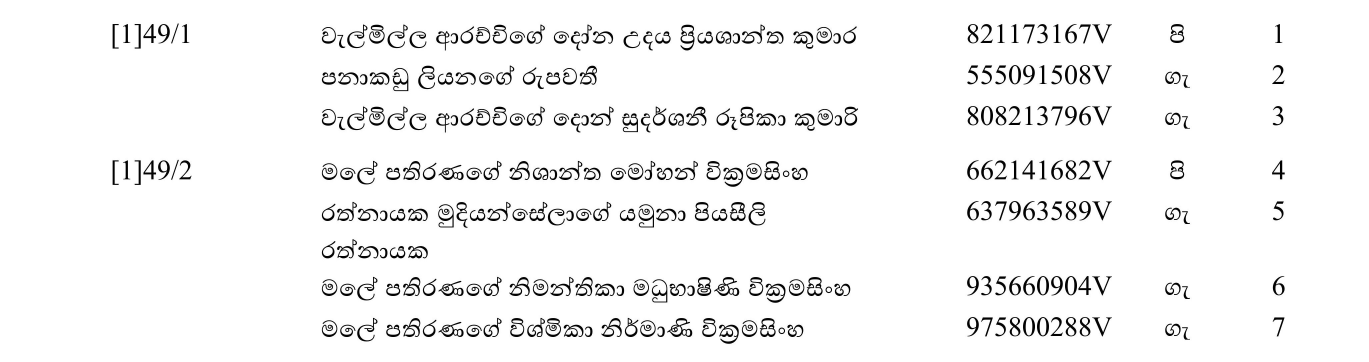
#> input picture page_1_cropped.jpg, 4107 x 1084 px (shown at 1/3 size)
$ jupyter execute --allow-errors 'Sinhala OCR Script New.ipynb'
#> lines starting #> are read from the running program, lines starting #| are printed output that depends on the picture; after the words box and inside, x2 and y2 are one past the last pixel; in counts of white or black regions, pixels touching at a corner belong together
[cell 1]
# !pip --version

[cell 2]
# !pip install pytesseract
# !pip install Pillow
# !pip install opencv-python
# !pip install matplotlib

[cell 3]
import pytesseract as tess
tess.pytesseract.tesseract_cmd = r'C:\Program Files\Tesseract-OCR\tesseract.exe'
from cv2 import cv2
from PIL import Image
import matplotlib.pyplot as plt

[cell 4]
im = cv2.imread('page_1_cropped.jpg')
#> im is the input picture: shape (1084, 4107, 3); min 0, max 255, mean 243.7

gray = cv2.cvtColor(im, cv2.COLOR_BGR2GRAY)
blur = cv2.GaussianBlur(gray, (9,9), 0)
# thresh2 = cv2.adaptiveThreshold(blur,255,cv2.ADAPTIVE_THRESH_GAUSSIAN_C, cv2.THRESH_BINARY_INV,11,30)
thresh2 = cv2.threshold(blur, 0, 255, cv2.THRESH_BINARY_INV + cv2.THRESH_OTSU)[1]
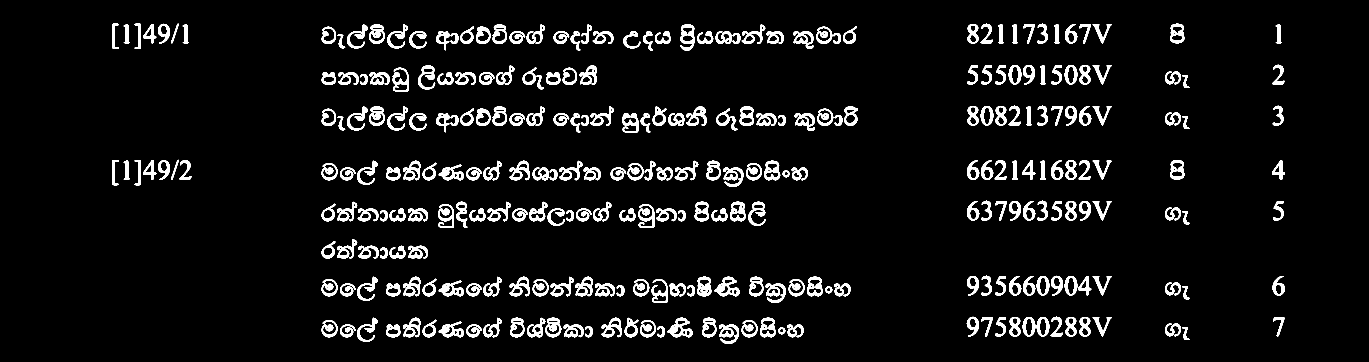
#> thresh2: shape (1084, 4107) (shown at 1/3 size); 6.1% white; 284 white regions, largest, box (x1, y1, x2, y2) and area: (2002, 953, 2077, 1012) 1892, (2143, 830, 2218, 889) 1889, (2170, 502, 2230, 561) 1698

# Dilate to combine adjacent text contours
kernel = cv2.getStructuringElement(cv2.MORPH_RECT, (9,9))
dilate = cv2.dilate(thresh2, kernel, iterations=4)
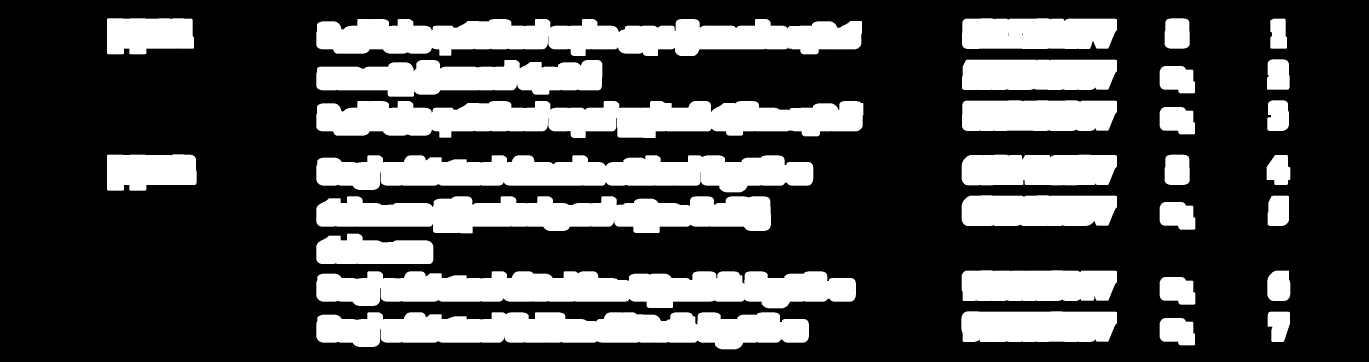
#> dilate: shape (1084, 4107) (shown at 1/3 size); 28.7% white; 31 white regions

# Find contours, highlight text areas, and extract ROIs
cnts = cv2.findContours(dilate, cv2.RETR_EXTERNAL, cv2.CHAIN_APPROX_SIMPLE)
#> cnts = 31 contours; largest, box (x1, y1, x2, y2) and area: (949, 303, 2590, 414) 135015, (949, 57, 2586, 168) 131943, (949, 814, 2568, 925) 131512, (949, 937, 2427, 1048) 119170, (949, 466, 2440, 577) 117786
cnts = cnts[0] if len(cnts) == 2 else cnts[1]
# cnts = sorted(cnts, key=cv2.contourArea, reverse=True)

line_items_coordinates = []
for c in cnts:
    area = cv2.contourArea(c)
    x,y,w,h = cv2.boundingRect(c)

    weight = 3900
    weight2 = 20
    # print("x,y,w,h",x,y,w,h)
    if area > 10000:
            image = cv2.rectangle(im, (x-weight2,y-weight2), (weight, y+h), color=(255,0,255), thickness=1)
            line_items_coordinates.append([(x-weight2,y-weight2), (weight, y+h)])
#> this loop made 31 passes
#> (area, x, y, w, h) on passes 1 to 12: (7241.5, 3479, 954, 106, 82), (119170.5, 949, 937, 1478, 111), (4879.5, 3803, 935, 67, 91), (40763, 2884, 934, 467, 92), (7322, 3479, 831, 107, 83), (131512, 949, 814, 1619, 111), (5590.5, 3802, 812, 69, 91), (40652.5, 2885, 811, 466, 92), (25457, 949, 701, 351, 91), (7321, 3479, 606, 107, 83), (110097, 949, 589, 1364, 111), (5348, 3803, 587, 64, 91)
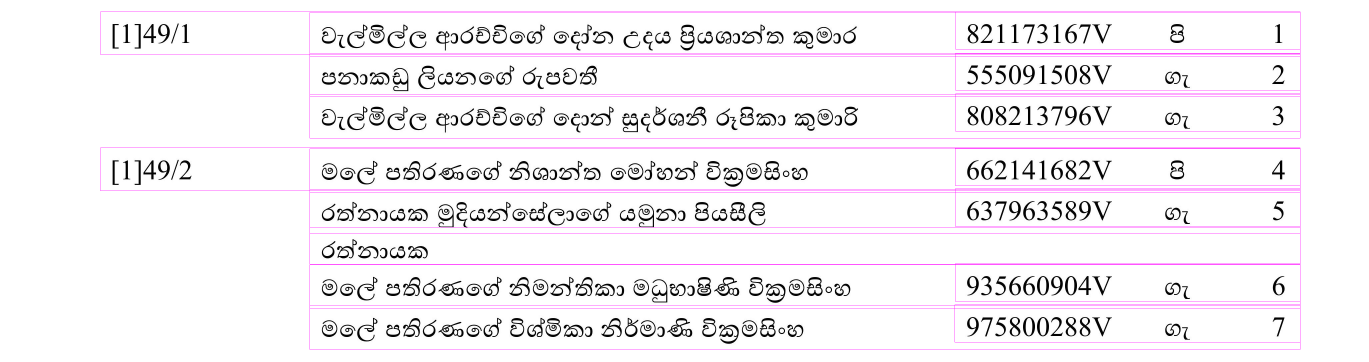
#> im: shape (1084, 4107, 3) (shown at 1/3 size); mean B, G, R 243.7, 239.2, 243.7
#> after the loop, line_items_coordinates = 17 items

cv2.imwrite(r'xregionified4.jpg',image)
#-----------
def show_images(titles, images):
    # titles = ['dilate']
    # images = [dilate]
    _range = len(images)

    for i in range(_range):
        plt.subplot(1, 3, i+1), plt.imshow(images[i], 'gray')
        plt.title(titles[i])
        plt.xticks([]),plt.yticks([])

    plt.show()
#-----------

# ################### OCR Part
# # load the original image
# image = cv2.imread('page_1_cropped.jpg')
# image_copy = image
# # for i,cord in reversed(list(enumerate(line_items_coordinates))):
# for i,cord in reversed(list(enumerate(line_items_coordinates))):
#     # get co-ordinates to crop the image
#     c = line_items_coordinates[i]

#     #Get area to crop ROIs
#     length = c[1][0] - c[0][0]
#     height = c[1][1] - c[0][1]
#     area = length * height

#     if (area >= 200000 ):
#     # cropping image img = image[y0:y1, x0:x1]
#         img = image[c[0][1]:c[1][1], c[0][0]:c[1][0]]

#     # convert the image to black and white for better OCR
#     gray2 = cv2.cvtColor(img, cv2.COLOR_BGR2GRAY)
#     ret1,thresh1 = cv2.threshold(gray2,120,255,cv2.THRESH_BINARY)
#     thresh2 = cv2.threshold(gray2, 0, 255, cv2.THRESH_BINARY + cv2.THRESH_OTSU)[1]

#     bilf = cv2.bilateralFilter(gray2,9,75,75)

#     # titles = ['thresh1','thresh2', 'bilf']
#     # images = [thresh1, thresh2, bilf]
#     # show_images(titles, images)


#     # pytesseract image to string to get results
#     text = str(tess.image_to_string(thresh2, lang='sin', config='--psm 6'))
#     print(text)

TEST

[cell 5]
###### OCR Part
# load the original image
image = cv2.imread('page_1_cropped.jpg')
img = image

gray2 = cv2.cvtColor(img, cv2.COLOR_BGR2GRAY)
ret1,thresh1 = cv2.threshold(gray2,120,255,cv2.THRESH_BINARY)
#> thresh1: shape (1084, 4107); 95.7% white; 286 black regions, largest, box (x1, y1, x2, y2) and area: (2143, 831, 2218, 888) 1295, (2002, 954, 2077, 1011) 1288, (2297, 851, 2356, 908) 1215
thresh2 = cv2.threshold(gray2, 0, 255, cv2.THRESH_BINARY + cv2.THRESH_OTSU)[1]
#> thresh2: shape (1084, 4107); 95.6% white; 286 black regions, largest, box (x1, y1, x2, y2) and area: (2143, 831, 2218, 888) 1325, (2002, 954, 2077, 1011) 1325, (2157, 974, 2216, 1031) 1242

bilf = cv2.bilateralFilter(gray2,9,75,75)


# pytesseract image to string to get results
#> (the rest of this cell did not finish here and is left out)
